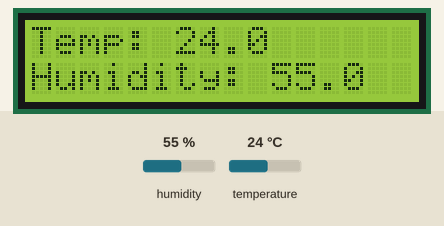
The program below on a simulated Arduino Uno, built with avr-gcc and run on an emulated ATmega328P. Shown: 16×2 character LCD. The inputs (shaded band) are chosen by the test bench; at power-on: humidity 55 %, temperature 24 °C.

Above: at 1.6 s.
1.7 s: humidity set to 22 %
At 4.3 s:
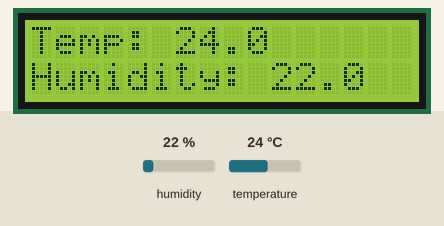
4.6 s: temperature set to 12 °C
At 5.8 s:
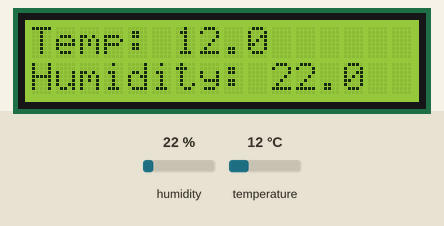
7.5 s: humidity set to 40 %
At 9.9 s:
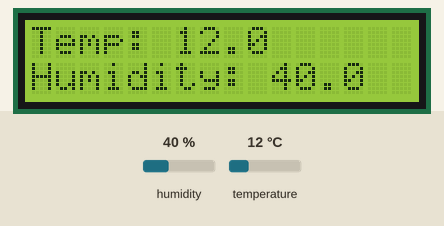
10.7 s: temperature set to 19 °C
At 12.6 s:
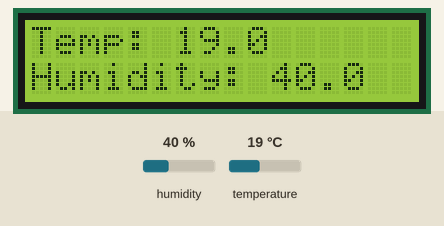
Timing chart, 0 to 14.1 s (numbered marks = the images above; inputs shaded):
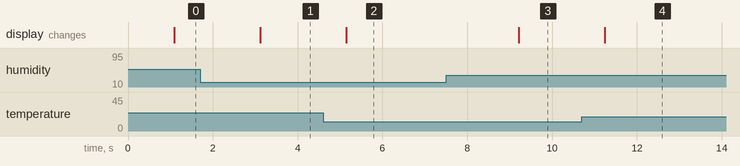

The program:

main.cpp
```cpp
#include <Arduino.h>
#include <LiquidCrystal.h>
#include <DHT.h>

// LCD stuff
constexpr int rs = 11,
en = 12,
d4 = 2,
d5 = 3,
d6 = 4,
d7 = 5;

LiquidCrystal lcd(rs, en, d4, d5, d6, d7);

// DHT stuff
#define DHT11_PIN 7
#define DHTTYPE DHT11

DHT DHT11_Sensor(DHT11_PIN, DHTTYPE);

void setup() {
    lcd.begin(16, 2);
    DHT11_Sensor.begin();
    Serial.begin(9600);
}

void loop() {
    delay(1000);

    char buffer[50];
    char tempStr[10];

    double humidity = DHT11_Sensor.readHumidity();
    double temperature = DHT11_Sensor.readTemperature();

    dtostrf(temperature, 4, 1, tempStr); // convert float to string (arduino sprintf cant handle floats :sob:)
    sprintf(buffer, "Temp: %s", tempStr);
    lcd.setCursor(0, 0);
    lcd.print(buffer);

    dtostrf(humidity, 4, 1, tempStr);
    sprintf(buffer, "Humidity: %s", tempStr);
    lcd.setCursor(0, 1);
    lcd.print(buffer);
}
```

Measured:
- after the input at 1.7 s, the display: changes after 1.4 s (image 1)
- after the input at 4.6 s, the display: changes after 0.55 s (image 2)
- after the input at 7.5 s, the display: changes after 1.7 s (image 3)
- after the input at 10.7 s, the display: changes after 0.54 s (image 4)
